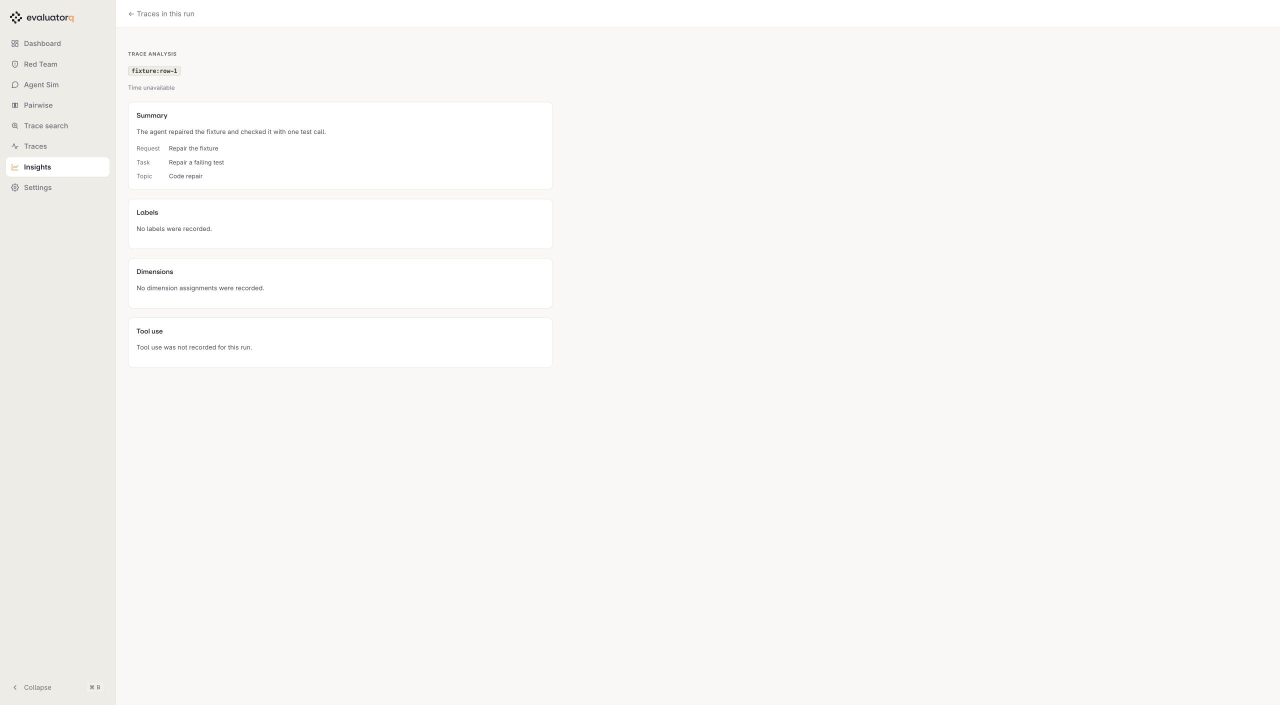
#> input picture .github/pr-assets/res-1688/dataset-trace-detail.png, 2560 x 1410 px (shown at 1/2 size)
$ python frame.py ../../../../.github/pr-assets/res-1688/dataset-trace-detail.png ../../../../.github/pr-assets/res-1688/airline-l4-clear.png 5 ../../../../.github/pr-assets/res-1688/airline-l4-clear.png
#> lines starting #> are read from the running program, lines starting #| are printed output that depends on the picture; after the words box and inside, x2 and y2 are one past the last pixel; in counts of white or black regions, pixels touching at a corner belong together
"""Wrap every frame of an agg GIF in a terminal window and write PNGs for gifski.

Adds a title bar with the three window dots and rounds the corners, leaving them
transparent so the GIF sits cleanly on light and dark pages. agg emits one frame
per change with its own duration; gifski wants a fixed frame rate, so each frame
is repeated for its duration (gifski merges the identical copies again).

Usage: python recording/frame.py demo-raw.gif frames/ 20 path/to/JetBrainsMono-Regular.ttf
"""

from __future__ import annotations

import shutil
import sys
from pathlib import Path

from PIL import Image, ImageDraw, ImageFont, ImageSequence

TITLE = "vulnerable_support_agent — uv run python run.py"
BAR_HEIGHT = 34
RADIUS = 10
BAR_COLOUR = (33, 34, 44)
TITLE_COLOUR = (130, 140, 175)
DOT_COLOURS = [(255, 95, 86), (255, 189, 46), (39, 201, 63)]


def main(src: str, outdir: str, fps: int, font_path: str) -> None:
#> called with fps = 5
    out = Path(outdir)
    shutil.rmtree(out, ignore_errors=True)
    out.mkdir(parents=True)

    gif = Image.open(src)
#> gif is the input picture: PIL image 2560x1410 RGB; mean R, G, B 248.4, 247.5, 245.5
    width, height = gif.size
#> width = 2560; height = 1410
    size = (width, height + BAR_HEIGHT)
#> size = (2560, 1444)

    mask = Image.new("L", size, 0)
#> mask: PIL image 2560x1444 L; every value is 0
    ImageDraw.Draw(mask).rounded_rectangle([0, 0, size[0] - 1, size[1] - 1], RADIUS, fill=255)
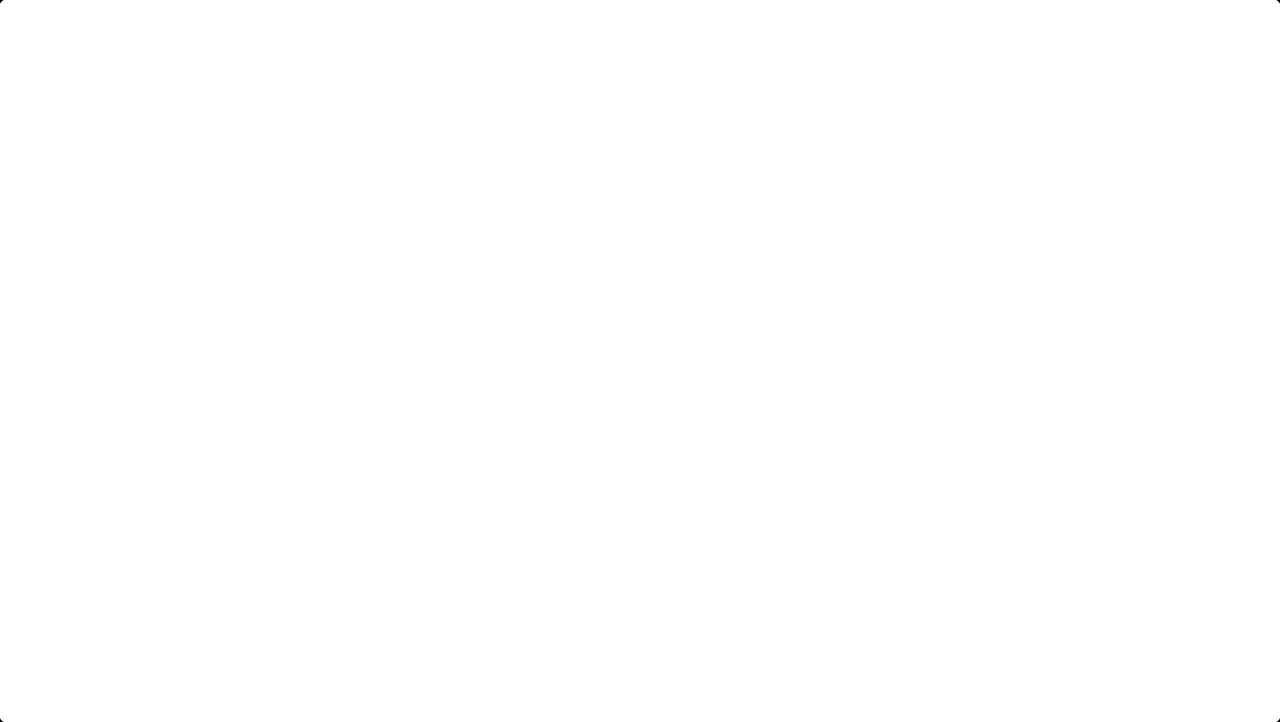
#> mask: PIL image 2560x1444 L (shown at 1/2 size); 100% white; 4 black regions, box (x1, y1, x2, y2) and area: (0, 0, 7, 7) 23, (2553, 0, 2560, 7) 23, (0, 1437, 7, 1444) 23, (2553, 1437, 2560, 1444) 23
    bar = Image.new("RGB", (width, BAR_HEIGHT), BAR_COLOUR)
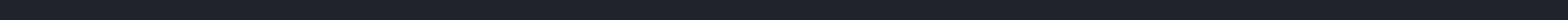
#> bar: PIL image 2560x34 RGB (shown at 1/2 size); mean R, G, B 33, 34, 44
    draw = ImageDraw.Draw(bar)
    for i, colour in enumerate(DOT_COLOURS):
        cx, cy = 20 + i * 20, BAR_HEIGHT // 2
        draw.ellipse([cx - 6, cy - 6, cx + 6, cy + 6], fill=colour)
    font = ImageFont.truetype(font_path, 13)
    draw.text(
        ((width - draw.textlength(TITLE, font=font)) / 2, BAR_HEIGHT // 2),
        TITLE,
        font=font,
        fill=TITLE_COLOUR,
        anchor="lm",
    )

    count = 0
    for frame in ImageSequence.Iterator(gif):
        window = Image.new("RGB", size)
        window.paste(bar, (0, 0))
        window.paste(frame.convert("RGB"), (0, BAR_HEIGHT))
        canvas = Image.new("RGBA", size, (0, 0, 0, 0))
        canvas.paste(window, (0, 0), mask)
        first = out / f"{count:05d}.png"
        canvas.save(first)
        count += 1
        for _ in range(max(1, round(frame.info.get("duration", 100) / 1000 * fps)) - 1):
            shutil.copy(first, out / f"{count:05d}.png")
            count += 1
#> this loop made 1 pass
#> pass 1, in main, `canvas.save(first)`:
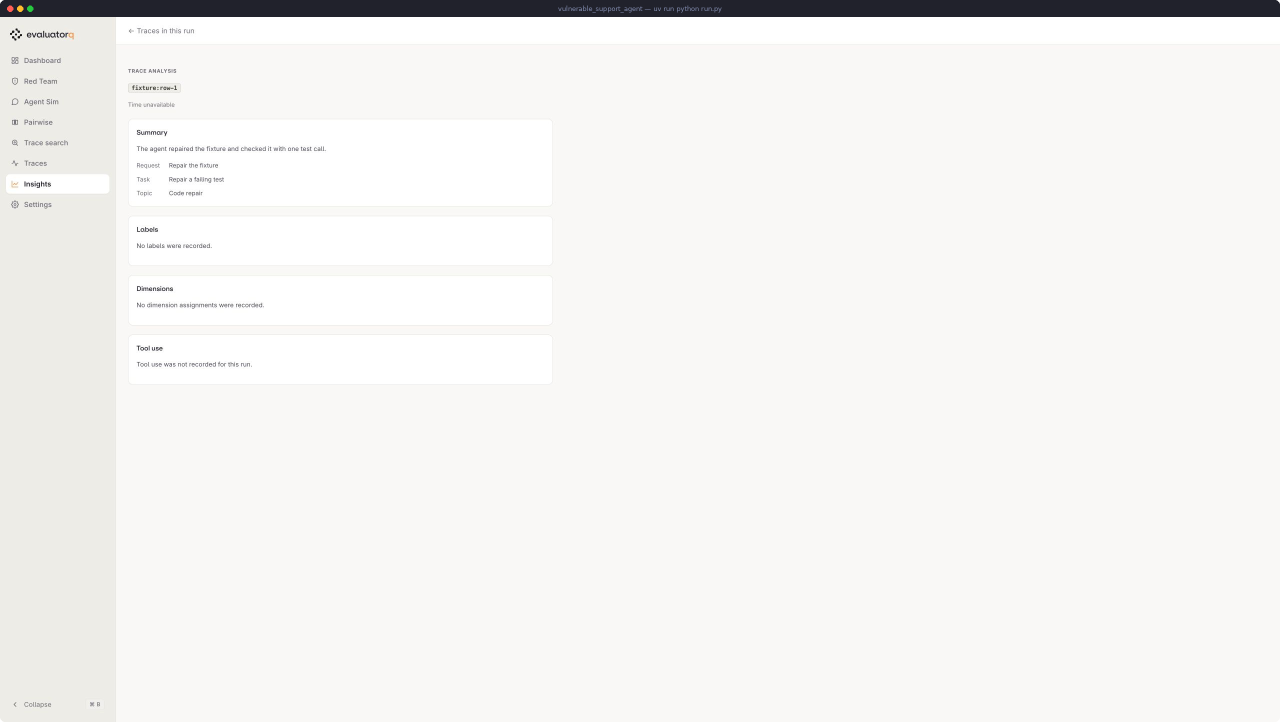
#> saved as 00000.png: PIL image 2560x1444 RGBA (shown at 1/2 size); mean R, G, B, A 243.3, 242.5, 240.8, 255; transparent parts drawn white
#> after the loop:
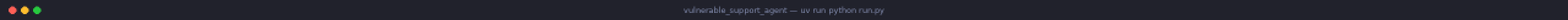
#> bar: PIL image 2560x34 RGB (shown at 1/2 size); mean R, G, B 34.5, 35.5, 45.3
#> after the loop, count = 1
    print(f"{count} frames at {fps} fps = {count / fps:.1f}s, {size[0]}x{size[1]}")
#| 1 frames at 5 fps = 0.2s, 2560x1444


if __name__ == "__main__":
    main(sys.argv[1], sys.argv[2], int(sys.argv[3]), sys.argv[4])

$ run again, on .github/pr-assets/res-1688/dataset-trace-signals.png
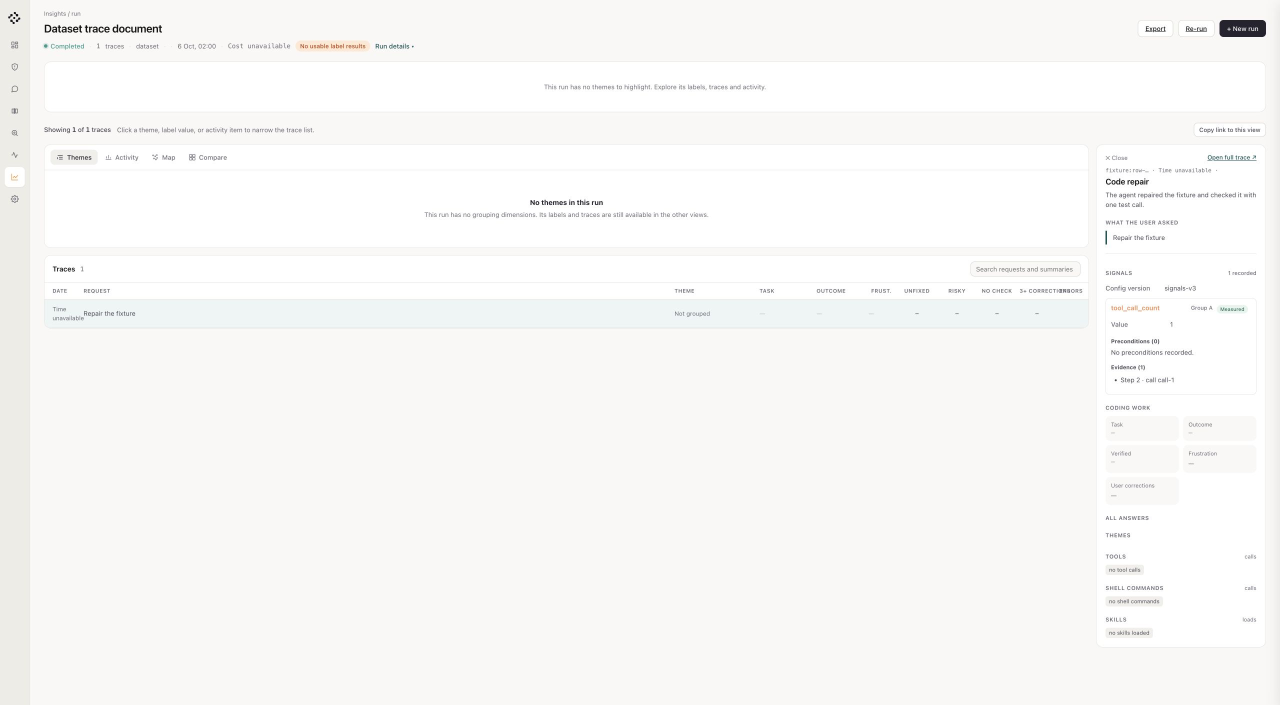
#> input picture .github/pr-assets/res-1688/dataset-trace-signals.png, 2560 x 1410 px (shown at 1/2 size)
#> in main, gif is the input picture: PIL image 2560x1410 RGB; mean R, G, B 248.9, 248.5, 247.1
#> the loop in main, `for frame in ImageSequence.Iterator(gif):` made 1 pass
#> pass 1, in main, `canvas.save(first)`:
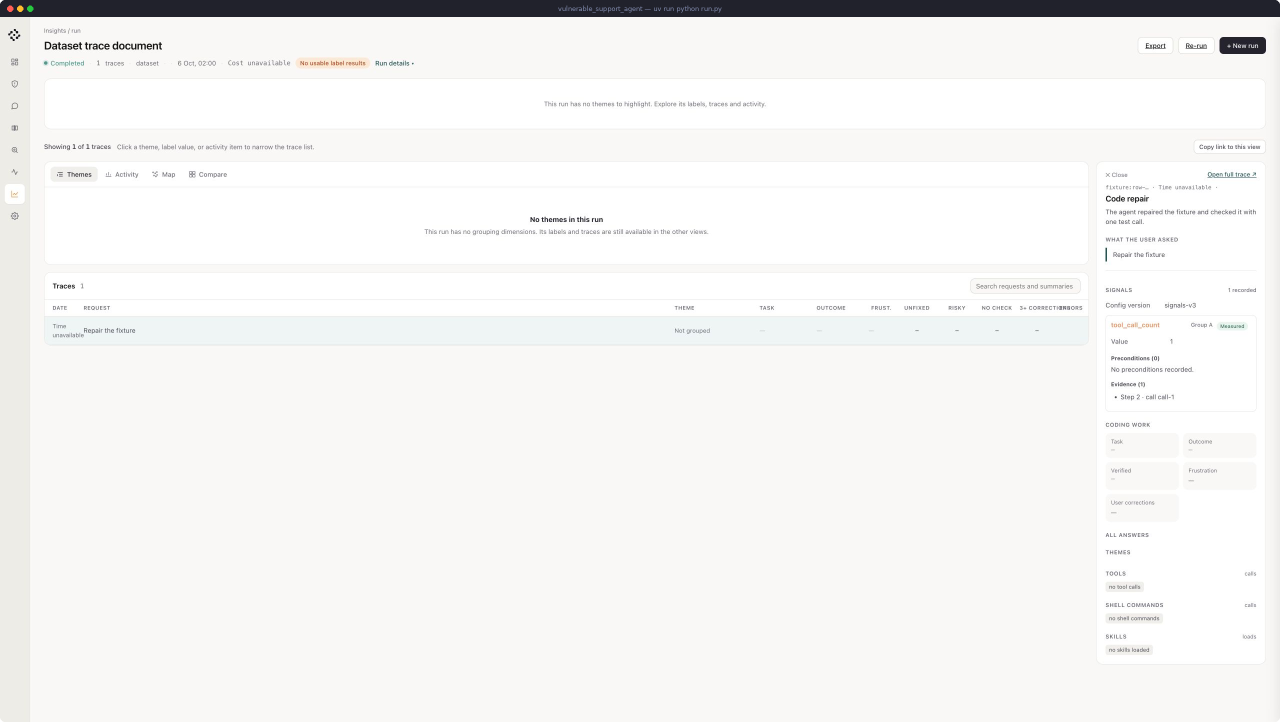
#> saved as 00000.png: PIL image 2560x1444 RGBA (shown at 1/2 size); mean R, G, B, A 243.9, 243.4, 242.3, 255; transparent parts drawn white
#> after the loop in main, `for frame in ImageSequence.Iterator(gif):`: count = 1
#| 1 frames at 5 fps = 0.2s, 2560x1444

$ run again, on .github/pr-assets/res-1688/reusable-dashboard-components.png
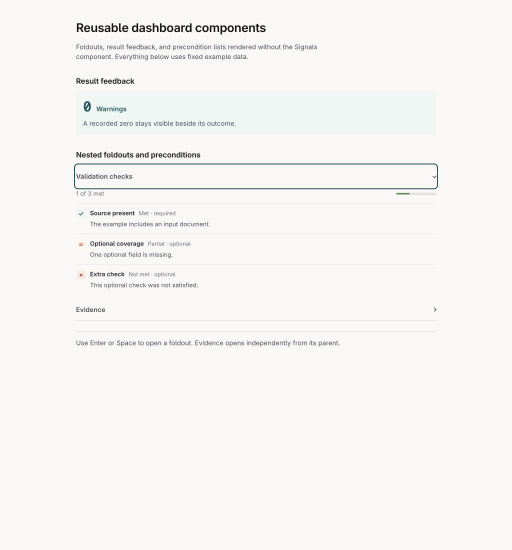
#> input picture .github/pr-assets/res-1688/reusable-dashboard-components.png, 1024 x 1100 px (shown at 1/2 size)
#> in main, gif is the input picture: PIL image 1024x1100 RGB; mean R, G, B 245.7, 245.2, 243.3
#> the loop in main, `for frame in ImageSequence.Iterator(gif):` made 1 pass
#> pass 1, in main, `canvas.save(first)`:
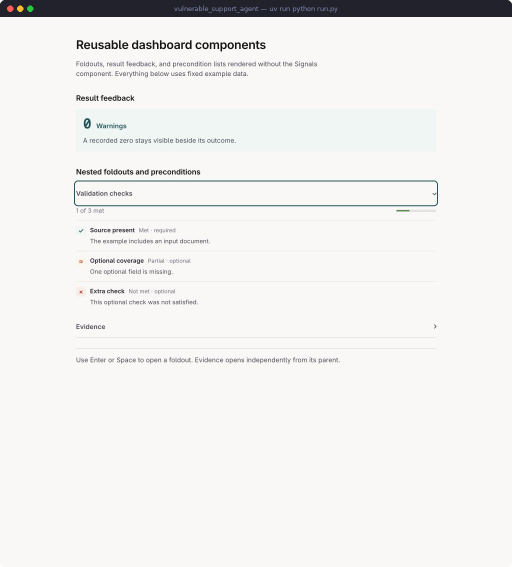
#> saved as 00000.png: PIL image 1024x1134 RGBA (shown at 1/2 size); mean R, G, B, A 239.4, 239, 237.4, 255; transparent parts drawn white
#> after the loop in main, `for frame in ImageSequence.Iterator(gif):`:
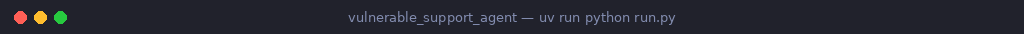
#> bar: PIL image 1024x34 RGB; mean R, G, B 36.8, 37.8, 47.1
#> after the loop in main, `for frame in ImageSequence.Iterator(gif):`: count = 1
#| 1 frames at 5 fps = 0.2s, 1024x1134
